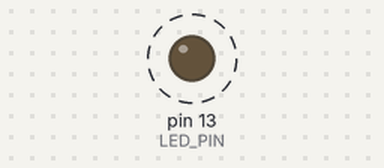
Simulated run of this sketch. Board: Arduino Uno, built with avr-gcc and run on an emulated ATmega328P. On the bench: output pins drawn as LEDs (lit = HIGH). Dashed ring = blinking. What the sketch prints to the serial monitor is not drawn.

Above: at 0.2 s.
Timing chart, 0 to 3.0 s (numbered marks = the images above):
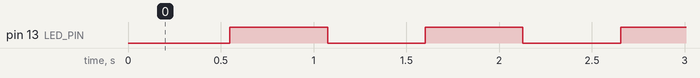

Measured:
- by itself, pin 13 (LED_PIN): alternates HIGH for 0.53 s and LOW for 0.53 s

The sketch:

MPU9150_raw.ino
```cpp
// I2C device class (I2Cdev) demonstration Arduino sketch for MPU9150
// 1/4/2013 original by Jeff Rowberg <jeff@rowberg.net> at https://github.com/jrowberg/i2cdevlib
//          modified by Aaron Weiss <aaron@sparkfun.com>
//
// Changelog:
//     2011-10-07 - initial release
//     2013-1-4 - added raw magnetometer output

/* ============================================
I2Cdev device library code is placed under the MIT license

Permission is hereby granted, free of charge, to any person obtaining a copy
of this software and associated documentation files (the "Software"), to deal
in the Software without restriction, including without limitation the rights
to use, copy, modify, merge, publish, distribute, sublicense, and/or sell
copies of the Software, and to permit persons to whom the Software is
furnished to do so, subject to the following conditions:

The above copyright notice and this permission notice shall be included in
all copies or substantial portions of the Software.

THE SOFTWARE IS PROVIDED "AS IS", WITHOUT WARRANTY OF ANY KIND, EXPRESS OR
IMPLIED, INCLUDING BUT NOT LIMITED TO THE WARRANTIES OF MERCHANTABILITY,
FITNESS FOR A PARTICULAR PURPOSE AND NONINFRINGEMENT. IN NO EVENT SHALL THE
AUTHORS OR COPYRIGHT HOLDERS BE LIABLE FOR ANY CLAIM, DAMAGES OR OTHER
LIABILITY, WHETHER IN AN ACTION OF CONTRACT, TORT OR OTHERWISE, ARISING FROM,
OUT OF OR IN CONNECTION WITH THE SOFTWARE OR THE USE OR OTHER DEALINGS IN
THE SOFTWARE.
===============================================
*/

// Arduino Wire library is required if I2Cdev I2CDEV_ARDUINO_WIRE implementation
// is used in I2Cdev.h
#include "Wire.h"

// I2Cdev and MPU6050 must be installed as libraries, or else the .cpp/.h files
// for both classes must be in the include path of your project
#include "I2Cdev.h"
#include "MPU6050.h"

// class default I2C address is 0x68
// specific I2C addresses may be passed as a parameter here
// AD0 low = 0x68 (default for InvenSense evaluation board)
// AD0 high = 0x69
MPU6050 accelgyro(0x69);

int16_t ax, ay, az;
int16_t gx, gy, gz;
int16_t mx, my, mz;

float Ax[10], Ay[10], Az[10], Gx[10], Gy[10], Gz[10], Mx[10], My[10], Mz[10];
float AX=0, AY=0, AZ=0, GX=0, GY=0, GZ=0, MX=0, MY=0, MZ=0;
int i = 0, j=0;
float tempax=0, tempay=0, tempaz=0, tempgx=0, tempgy=0, tempgz=0, tempmx=0, tempmy=0, tempmz=0;

#define LED_PIN 13
bool blinkState = false;


void setup() {
    // join I2C bus (I2Cdev library doesn't do this automatically)
    Wire.begin();

    // initialize serial communication
    // (38400 chosen because it works as well at 8MHz as it does at 16MHz, but
    // it's really up to you depending on your project)
    Serial.begin(38400);

    // initialize device
    Serial.println("Initializing I2C devices...");
    accelgyro.initialize();

    // verify connection
    Serial.println("Testing device connections...");
    Serial.println(accelgyro.testConnection() ? "MPU6050 connection successful" : "MPU6050 connection failed");

    // configure Arduino LED for
    pinMode(LED_PIN, OUTPUT);
}

void loop() {
    // read raw accel/gyro measurements from device
    accelgyro.getMotion9(&ax, &ay, &az, &gx, &gy, &gz, &mx, &my, &mz);


    ax=ax/16.384*9.81;    //Daten in Einhetien ausgeben (mm/s2, cgrad/s2, microT)
    ay=ay/16.384*9.81;
    az=az/16.384*9.81;

    gx=gx/1.31;
    gy=gy/1.31;
    gz=gz/1.31;

    mx=mx*0.3;
    my=my*0.3;
    mz=mz*0.3;


  if(i>9){
     i=0;}                              //Mittelwertbildung
   Ax[i]=ax; Ay[i]=ay; Az[i]=az;
   Gx[i]=gx; Gy[i]=gy; Gz[i]=gz;
   Mx[i]=mx; My[i]=my; Mz[i]=mz;

  i=i+1;

  tempax=0;
  tempay=0;
  tempaz=0;
  tempgx=0;
  tempgy=0;
  tempgz=0;
  tempmx=0;
  tempmy=0;
  tempmz=0;

  for(j=0;j<10;j++){
    tempax=tempax+Ax[j];
    tempay=tempay+Ay[j];
    tempaz=tempaz+Az[j];
    tempgx=tempgx+Gx[j];
    tempgy=tempgy+Gy[j];
    tempgz=tempgz+Gz[j];
    tempmx=tempmx+Mx[j];
    tempmy=tempmy+My[j];
    tempmz=tempmz+Mz[j];
  }
 AX=tempax/10;
 AY=tempay/10;
 AZ=tempaz/10;
 GX=tempgx/10;
 GY=tempgy/10;
 GZ=tempgz/10;
 MX=tempmx/10;
 MY=tempmy/10;
 MZ=tempmz/10;


    // these methods (and a few others) are also available
    //accelgyro.getAcceleration(&ax, &ay, &az);
    //accelgyro.getRotation(&gx, &gy, &gz);

    // display tab-separated accel/gyro x/y/z values
    Serial.print("a/g/m:\t");Serial.print("\n");
    Serial.print(ax); Serial.print("mm/s2"); Serial.print("\t");
    Serial.print("AX: ");Serial.print(AX); Serial.print("\t");
    Serial.print(ay); Serial.print("mm/s2"); Serial.print("\t");
    Serial.print("AY: ");Serial.print(AY); Serial.print("\t");
    Serial.print(az); Serial.print("mm/s2"); Serial.print("\t");
    Serial.print("AZ ");Serial.print(AZ); Serial.print("\t");
    Serial.print("\n");
    Serial.print(gx); Serial.print("cgrad/s2"); Serial.print("\t");
    Serial.print("GX ");Serial.print(GX); Serial.print("\t");
    Serial.print(gy); Serial.print("cgrad/s2"); Serial.print("\t");
    Serial.print("GY ");Serial.print(GY); Serial.print("\t");
    Serial.print(gz); Serial.print("cgrad/s2"); Serial.print("\t");
    Serial.print("GZ ");Serial.print(GZ); Serial.print("\t");
    Serial.print("\n");
    Serial.print(mx); Serial.print("microT"); Serial.print("\t");
    Serial.print("MX ");Serial.print(MX); Serial.print("\t");
    Serial.print(my); Serial.print("microT"); Serial.print("\t");
    Serial.print("MY ");Serial.print(MY); Serial.print("\t");
    Serial.print(mz); Serial.print("microT");Serial.print("\t");
    Serial.print("MZ ");Serial.print(MZ); Serial.print("\t");
    Serial.print("\n");Serial.print("\n");

    delay(500);

    // blink LED to indicate activity
    blinkState = !blinkState;
    digitalWrite(LED_PIN, blinkState);
}
```
